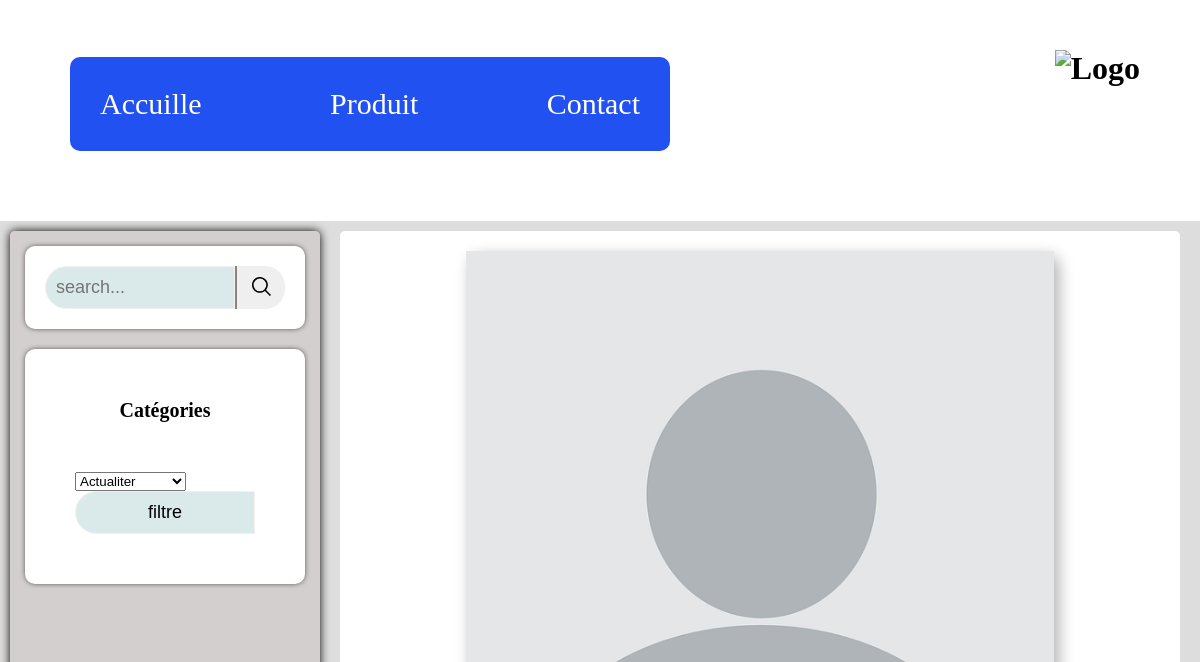
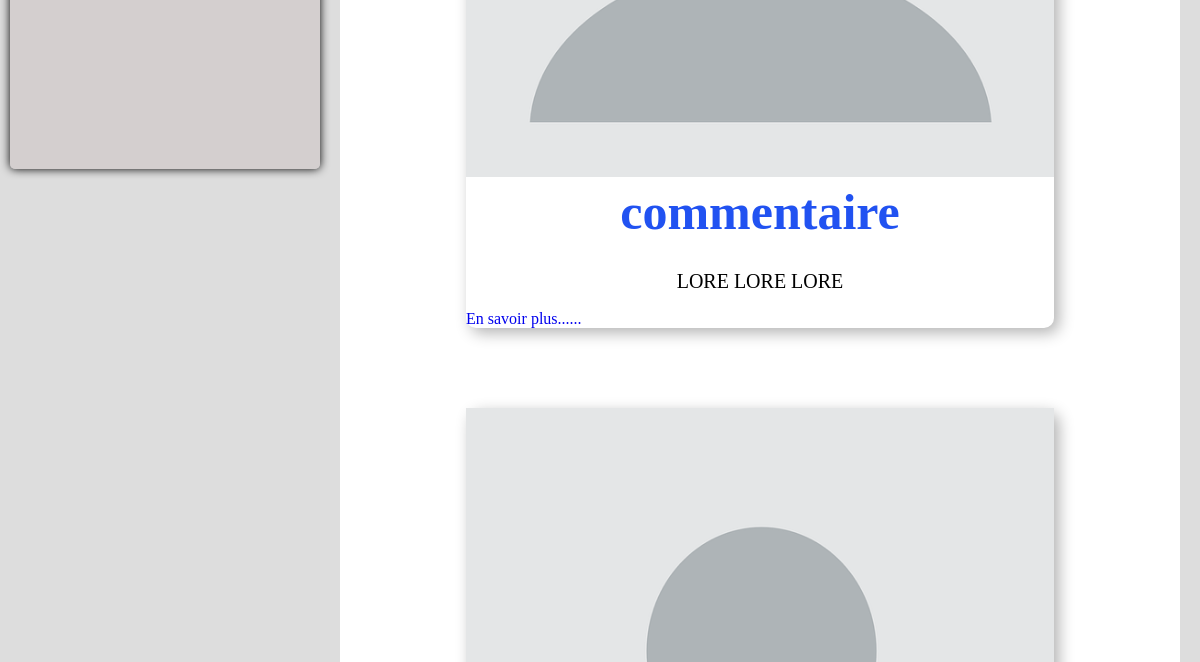
The app's page / (upper part), older data (2 pictures, top to bottom).
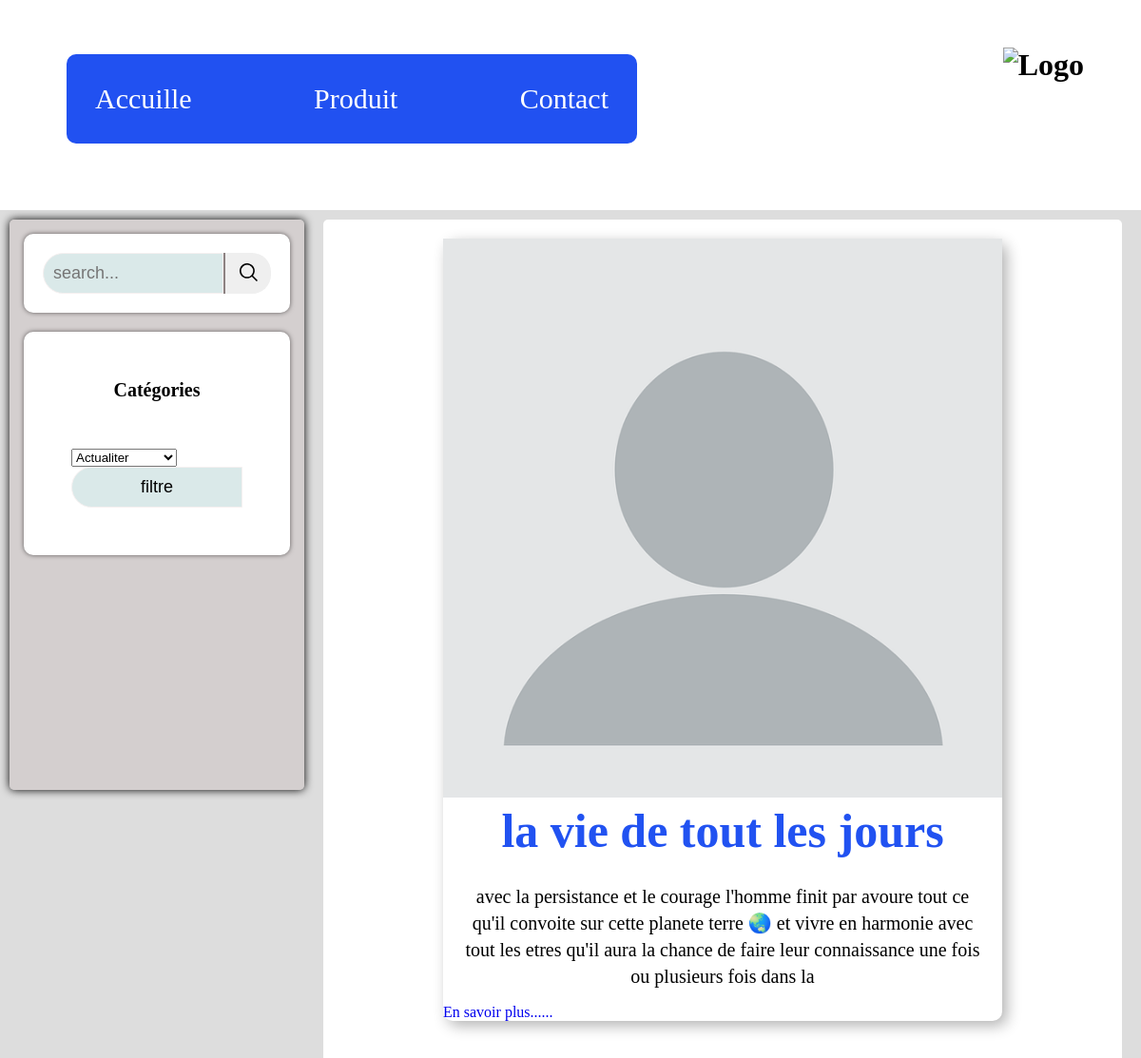
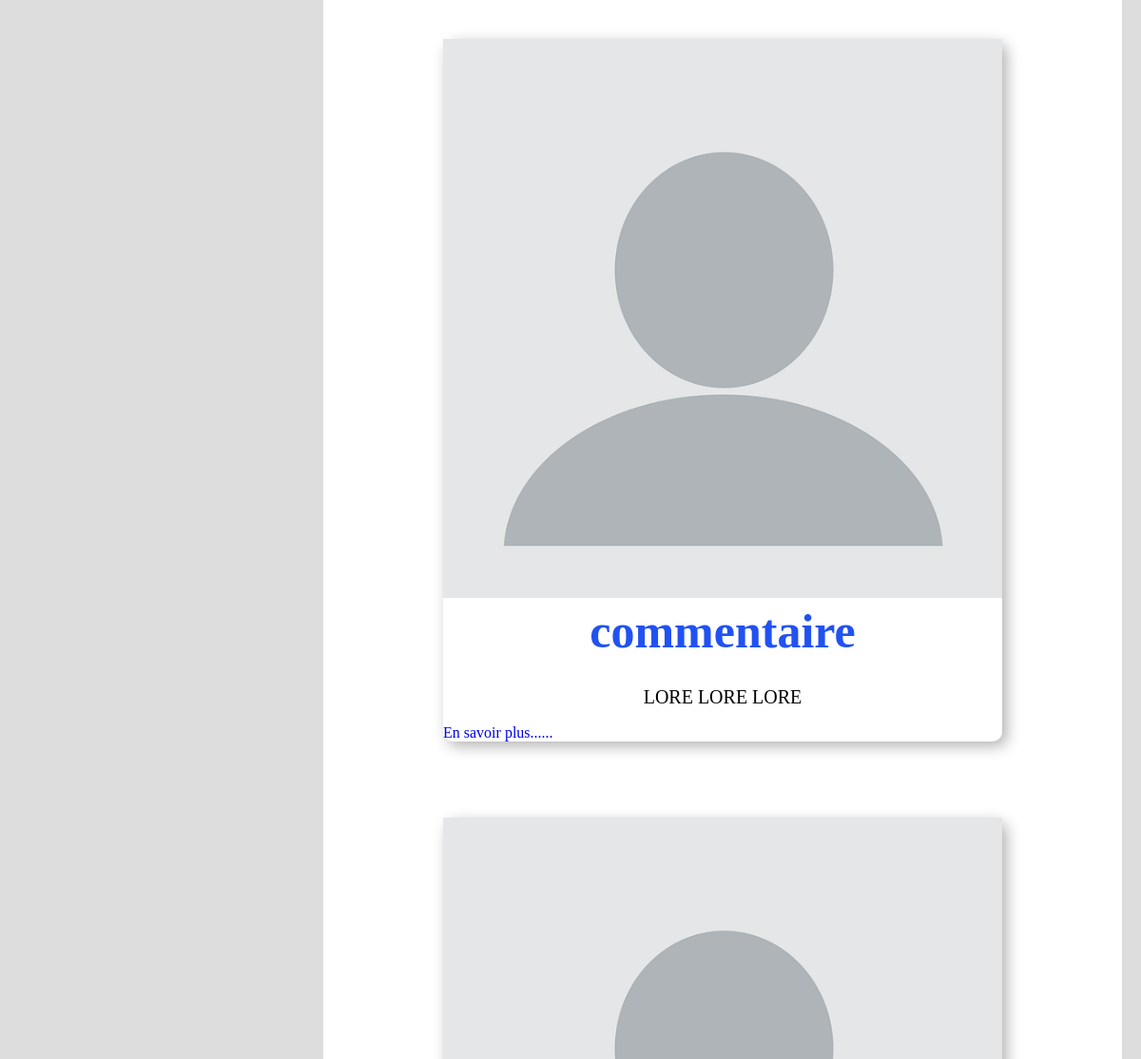
The same page, newer data (2 pictures, top to bottom).
### content/models.py (models this page shows)
class Article(models.Model):
    article_id = models.UUIDField(primary_key=True, default=uuid.uuid4)
    category = models.CharField(max_length=100)
    titre = models.CharField(max_length=100)
    article_img = models.ImageField(upload_to='article_image', default='blank-profile-picture.png')
    body = models.TextField()
    date_create = models.DateTimeField(default=datetime.now)
    def __str__(self):
        return self.titre

### content/views.py (the view)
# urls.py: path('', views.index, name='index'),
def index(request):
    article_sugg = []
    if request.method == 'POST':
        if request.POST.get('categorie'):
            current_article = request.POST.get('categorie')
            article= Article.objects.filter(category__icontains=current_article)
            for  i in article:
                article_sugg.append(i)
        elif request.POST.get('search'):
            search = request.POST.get('search')
            article = Article.objects.filter(category__icontains=search)
            for i in article:
                article_sugg.append(i)
    else:
        article = Article.objects.all()
        for i in article:
            article_sugg.append(i)
    random.shuffle(article_sugg)
    print(article_sugg, '=============================')
    return render(request, 'index.html',{'articles':article_sugg})

### templates/index.html (shortened to what this page needs)
<!DOCTYPE html>
<html lang="en">
<head>
    <link rel="stylesheet" href="/static/css/style.css">
</head>
<body>
    <div class="container">
        <div class="navbar-container">
            <nav class="navbar">
                <ul>
                    <li><a href="#">Accuille</a></li>
                    <li><a href="#">Produit</a></li>
                    <li><a href="#">Contact</a></li>
                </ul>
            </nav>
            <img src="#" alt="Logo" class="logo">
        </div>
        <div class="filter">
            <div class="search-container">
                <form action="#" method="post">
                    <div class="search">
                        <input type="text" name="search" placeholder="search..." >
                        <BUtton><img src="/static/assets/search.svg" alt="search" style="width: 19px;"></BUtton>
                    </div>
                </form>
            </div>
            <div class="categorie">
                <h4>Catégories</h4>
                <form action="{% url 'index' %}" method="post">
                    <select name="categorie" id="categorie">
                        <option value="actualiter">Actualiter</option>
                    </select>
                    <input type="submit" value="filtre">
                </form>
            </div>
        </div>
        <div class="article-container">
            {% for article in articles %}
            <div class="article">
                <div class="img">
                <img src="{{article.article_img.url}}" alt="">
                </div>
                <article>
                    <h2>{{article.titre}}</h2>
                    <p>{{article.body}}</p>
                         <a href="/post/{{article.article_id}}">En savoir plus......</a>
                </article>
            </div>
            {% endfor %}
        </div>
    </div>
</body>
</html>

Row changes from the older to the newer data that the page shows:
added Article: article_img (placeholder picture), titre "la vie de tout les jours", body "avec la persistance et le courage l'homme finit par avoure tout ce qu'il convoite sur cette planete terre 🌏 et vivre en harmonie avec tout les etres qu'il aura la chance de faire leur connaissance une fois ou plusieurs fois dans la"
